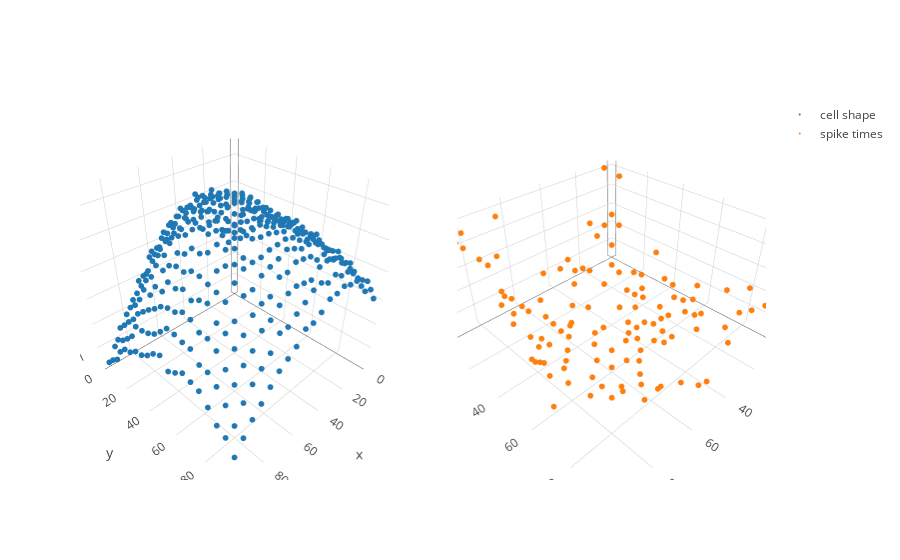

Write notebook code for a chart like this one.
### Markdown cell above
**Short description of problem**: We want to infer the conditional probability of a neuron firing given stimulation at particular spatial locations. We let $s_i$ denote the "gain" of stimulation at a given location $x_i$. On the right, we assume that we stimulate the neuron at a set of spatial locations $\{x_i\}_{i=1}^N$, and we receive the timing of the first spikes $\{y_i\}_{i=1}^N$. This $y_i$ is some stochastic function of $s_i$. For intuition, note that where the gain of stimulation is higher, the neurons tend to fire sooner.

The inference problem is as follows: given the timings of spikes at a sub-grid of stimulation locations, we want to infer the overall cell shape and quantify our uncertainty.  For inference, we put a GP prior on $\log s$.

$$\log s \sim \mathcal{GP}(\mu(\cdot), K(\cdot, \cdot))$$
$$y_i \sim \text{LIF}(s(x_i))$$

where LIF denotes a leaky integrate and fire likelihood, where the only free parameter is $s$.

### Code cell
X = sim.sim_X_equispaced(D = 2, N_dim = 20, lower=0, upper=100)
f = sim.sim_f(X, RBF(40., 1., 1e-2), mu = 6.) - 1e-3*np.sum(np.square(X-50), 1)
ls = np.ones(len(f))
lif_gen = LIFSim(l=ls)
spikes = lif_gen.sim(f)

X_part, y_part = sim.rand_partial_grid(X, spikes, 0.3)
X_full, y_full, obs_idx, imag_idx = sim.fill_grid(X_part, y_part)
color = np.zeros(X_full.shape[0])
color[obs_idx] = 1.0

trace_func = go.Scatter3d(x = X[:,0], y = X[:,1], z=f, mode = 'markers', marker=dict(size = 2), name = "cell shape")
trace_draws = go.Scatter3d(x = X_part[:,0], y = X_part[:,1], z=y_part, mode = 'markers', marker=dict(size = 2), name = "spike times")
fig = tools.make_subplots(rows=1, cols=2, specs=[[{'is_3d': True}, {'is_3d': True}]])
fig.append_trace(trace_func, 1, 1)
fig.append_trace(trace_draws, 1, 2)
iplot(fig)

### Figure 1 — Plotly figure (JSON) as saved in the notebook; plotly's stock layout.template omitted (floating-point values rounded to 4 significant figures; data arrays with more than 128 entries replaced by an {"elided": "..."} marker saying what was removed)
{"data": [{"marker": {"size": 2}, "mode": "markers", "name": "cell shape", "scene": "scene1", "type": "scatter3d", "x": {"elided": "400 int values"}, "y": {"elided": "400 int values"}, "z": {"elided": "400 float values"}}, {"marker": {"size": 2}, "mode": "markers", "name": "spike times", "scene": "scene2", "type": "scatter3d", "x": [0, 0, 0, 0, 0, 5, 5, 5, 5, 5, 5, 5, 5, 10, 10, 10, 10, 10, 10, 10, 10, 15, 15, 15, 15, 15, 15, 15, 15, 20, 20, 20, 20, 20, 20, 20, 25, 25, 25, 25, 25, 30, 30, 30, 30, 30, 30, 30, 35, 35, 35, 35, 35, 40, 40, 40, 45, 45, 45, 50, 50, 50, 50, 55, 55, 55, 55, 55, 55, 60, 60, 60, 60, 60, 60, 65, 65, 65, 65, 70, 70, 70, 70, 70, 70, 70, 70, 75, 75, 75, 75, 75, 75, 75, 80, 80, 85, 85, 85, 85, 85, 85, 85, 85, 90, 90, 90, 90, 90, 90, 90, 90, 90, 90, 95, 95, 95, 95, 95, 95], "y": [5, 30, 55, 70, 80, 0, 5, 10, 40, 45, 80, 85, 90, 5, 10, 25, 30, 50, 55, 60, 65, 0, 5, 15, 20, 35, 60, 65, 80, 30, 35, 40, 50, 55, 70, 85, 5, 10, 20, 40, 55, 0, 5, 35, 50, 55, 60, 65, 0, 10, 45, 50, 65, 25, 50, 55, 0, 20, 40, 40, 65, 85, 95, 10, 30, 45, 70, 80, 95, 20, 25, 30, 35, 60, 75, 0, 15, 40, 70, 5, 30, 35, 45, 60, 65, 85, 90, 15, 20, 30, 35, 50, 75, 80, 70, 95, 10, 30, 45, 50, 55, 65, 90, 95, 15, 20, 30, 35, 45, 55, 60, 75, 90, 95, 10, 50, 55, 60, 70, 90], "z": [47, 16, 9, 14, 20, 51, 29, 25, 8, 7, 10, 14, 19, 25, 16, 7, 8, 5, 6, 9, 4, 26, 21, 9, 7, 5, 5, 6, 8, 4, 4, 5, 5, 3, 4, 6, 7, 8, 5, 2, 4, 12, 8, 2, 2, 4, 3, 3, 9, 5, 2, 2, 3, 2, 2, 2, 11, 3, 2, 2, 3, 6, 14, 6, 3, 2, 3, 4, 16, 5, 4, 3, 3, 3, 5, 47, 8, 2, 4, 33, 5, 5, 3, 5, 4, 13, 22, 21, 15, 9, 7, 6, 10, 17, 11, 51, 51, 30, 14, 16, 13, 17, 51, 51, 51, 51, 51, 51, 33, 23, 26, 51, 51, 51, 51, 51, 51, 51, 18, 51]}], "layout": {"scene1": {"domain": {"x": [0, 0.45], "y": [0, 1]}}, "scene2": {"domain": {"x": [0.55, 1], "y": [0, 1]}}}}
